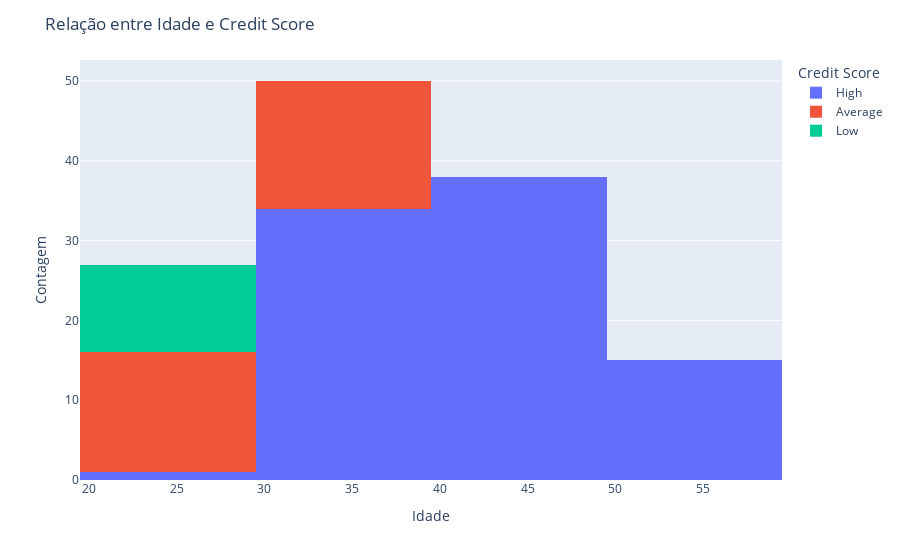

This figure's notebook cell:
### Code cell
fig = px.histogram(df, x='Age', color='Credit Score', barmode='stack', nbins=3)

fig.update_layout(title='Relação entre Idade e Credit Score',
                  xaxis_title='Idade',
                  yaxis_title='Contagem',
                  legend_title='Credit Score')
fig.show()

### Figure 1 — Plotly figure (JSON) as saved in the notebook; plotly's stock layout.template omitted (floating-point values rounded to 4 significant figures)
{"data": [{"alignmentgroup": "True", "bingroup": "x", "hovertemplate": "Credit Score=High<br>Age=%{x}<br>count=%{y}<extra></extra>", "legendgroup": "High", "marker": {"color": "#636efa", "pattern": {"shape": ""}}, "name": "High", "nbinsx": 3, "offsetgroup": "High", "orientation": "v", "showlegend": true, "type": "histogram", "x": [25, 30, 35, 40, 45, 50, null, null, null, null, null, null, null, null, null, 43, 48, 53, 39, 44, 49, 30, 35, 40, 45, 50, 36, 41, 46, 51, 37, 42, 47, 52, 38, 43, 48, 53, 39, 44, 49, 30, 35, 30, 35, 40, 45, 50, 36, 41, 46, 51, 37, 42, 47, 52, null, null, null, null, null, null, null, null, null, 30, 35, 40, 45, 50, 36, 41, 46, 51, 37, 42, 47, 52, 38, 43, 48, 53, 39, 44, 49, 30, 35, 30, 35, 33, 31, 32, 34, 30, 35, 40, 45, 50, 36, null, null, null, null, null, null, null, 38, 43, 48, 53, 39, 44, 49], "xaxis": "x", "yaxis": "y"}, {"alignmentgroup": "True", "bingroup": "x", "hovertemplate": "Credit Score=Average<br>Age=%{x}<br>count=%{y}<extra></extra>", "legendgroup": "Average", "marker": {"color": "#EF553B", "pattern": {"shape": ""}}, "name": "Average", "nbinsx": 3, "offsetgroup": "Average", "orientation": "v", "showlegend": true, "type": "histogram", "x": [26, 31, null, null, 34, 25, 26, 31, 32, 33, 34, 25, 25, 26, 31, 32, 33, null, null, 25, 26, 31, 32, 33, 34, 25, 25, 28, 26, 29, 25, 26, 31, null, 33, 34], "xaxis": "x", "yaxis": "y"}, {"alignmentgroup": "True", "bingroup": "x", "hovertemplate": "Credit Score=Low<br>Age=%{x}<br>count=%{y}<extra></extra>", "legendgroup": "Low", "marker": {"color": "#00cc96", "pattern": {"shape": ""}}, "name": "Low", "nbinsx": 3, "offsetgroup": "Low", "orientation": "v", "showlegend": true, "type": "histogram", "x": [null, null, 29, 27, 28, 29, 27, 28, null, 27, 28, 29, null, 28, 29], "xaxis": "x", "yaxis": "y"}], "layout": {"barmode": "stack", "legend": {"title": {"text": "Credit Score"}, "tracegroupgap": 0}, "margin": {"t": 60}, "title": {"text": "Relação entre Idade e Credit Score"}, "xaxis": {"anchor": "y", "domain": [0, 1], "title": {"text": "Idade"}}, "yaxis": {"anchor": "x", "domain": [0, 1], "title": {"text": "Contagem"}}}}
